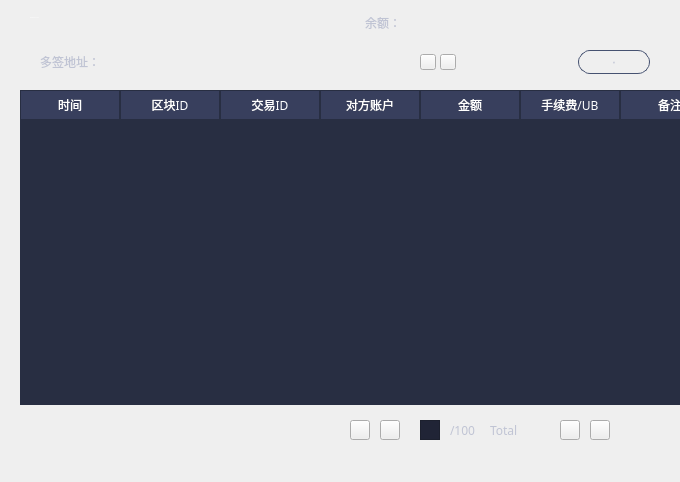
<?xml version="1.0" encoding="UTF-8"?>
<ui version="4.0">
 <class>MultiSigTransactionPage</class>
 <widget class="QWidget" name="MultiSigTransactionPage">
  <property name="geometry">
   <rect>
    <x>0</x>
    <y>0</y>
    <width>680</width>
    <height>482</height>
   </rect>
  </property>
  <property name="windowTitle">
   <string>Form</string>
  </property>
  <widget class="QLabel" name="balanceLabel">
   <property name="geometry">
    <rect>
     <x>410</x>
     <y>10</y>
     <width>271</width>
     <height>30</height>
    </rect>
   </property>
   <property name="font">
    <font>
     <family>微软雅黑</family>
     <pointsize>14</pointsize>
    </font>
   </property>
   <property name="styleSheet">
    <string notr="true"/>
   </property>
   <property name="text">
    <string/>
   </property>
   <property name="alignment">
    <set>Qt::AlignLeading|Qt::AlignLeft|Qt::AlignVCenter</set>
   </property>
  </widget>
  <widget class="QToolButton" name="qrcodeBtn">
   <property name="geometry">
    <rect>
     <x>440</x>
     <y>54</y>
     <width>16</width>
     <height>16</height>
    </rect>
   </property>
   <property name="font">
    <font>
     <family>微软雅黑</family>
    </font>
   </property>
   <property name="cursor">
    <cursorShape>PointingHandCursor</cursorShape>
   </property>
   <property name="focusPolicy">
    <enum>Qt::NoFocus</enum>
   </property>
   <property name="text">
    <string/>
   </property>
  </widget>
  <widget class="QLabel" name="label">
   <property name="geometry">
    <rect>
     <x>20</x>
     <y>50</y>
     <width>80</width>
     <height>24</height>
    </rect>
   </property>
   <property name="font">
    <font>
     <family>微软雅黑</family>
    </font>
   </property>
   <property name="styleSheet">
    <string notr="true">color: rgb(192,196,212);</string>
   </property>
   <property name="text">
    <string>多签地址：</string>
   </property>
   <property name="alignment">
    <set>Qt::AlignRight|Qt::AlignTrailing|Qt::AlignVCenter</set>
   </property>
  </widget>
  <widget class="QLabel" name="label_16">
   <property name="geometry">
    <rect>
     <x>341</x>
     <y>11</y>
     <width>60</width>
     <height>24</height>
    </rect>
   </property>
   <property name="font">
    <font>
     <family>微软雅黑</family>
    </font>
   </property>
   <property name="styleSheet">
    <string notr="true">color: rgb(192, 196, 212);</string>
   </property>
   <property name="text">
    <string>余额：</string>
   </property>
   <property name="alignment">
    <set>Qt::AlignRight|Qt::AlignTrailing|Qt::AlignVCenter</set>
   </property>
  </widget>
  <widget class="QToolButton" name="copyBtn">
   <property name="geometry">
    <rect>
     <x>420</x>
     <y>54</y>
     <width>16</width>
     <height>16</height>
    </rect>
   </property>
   <property name="font">
    <font>
     <family>微软雅黑</family>
    </font>
   </property>
   <property name="cursor">
    <cursorShape>PointingHandCursor</cursorShape>
   </property>
   <property name="focusPolicy">
    <enum>Qt::NoFocus</enum>
   </property>
   <property name="text">
    <string/>
   </property>
  </widget>
  <widget class="QLabel" name="initLabel">
   <property name="geometry">
    <rect>
     <x>280</x>
     <y>290</y>
     <width>401</width>
     <height>51</height>
    </rect>
   </property>
   <property name="font">
    <font>
     <family>微软雅黑</family>
     <pointsize>12</pointsize>
    </font>
   </property>
   <property name="styleSheet">
    <string notr="true">color: rgb(178, 178, 178);</string>
   </property>
   <property name="text">
    <string>没有查询到交易记录</string>
   </property>
   <property name="alignment">
    <set>Qt::AlignCenter</set>
   </property>
  </widget>
  <widget class="QTableWidget" name="transactionsTableWidget">
   <property name="geometry">
    <rect>
     <x>20</x>
     <y>90</y>
     <width>660</width>
     <height>315</height>
    </rect>
   </property>
   <property name="styleSheet">
    <string notr="true">QTableWidget{border: none;background-color: rgb(40, 46, 66);}
QHeaderView{background-color:rgb(40,46,66);min-height:30;color:white;}
QHeaderView::section{background-color: rgb(56,63,93);border: 1px solid rgb(40,46,66);
font: 12px &quot;微软雅黑&quot;;}
</string>
   </property>
   <property name="verticalScrollBarPolicy">
    <enum>Qt::ScrollBarAsNeeded</enum>
   </property>
   <property name="horizontalScrollBarPolicy">
    <enum>Qt::ScrollBarAlwaysOff</enum>
   </property>
   <property name="sizeAdjustPolicy">
    <enum>QAbstractScrollArea::AdjustToContents</enum>
   </property>
   <property name="autoScroll">
    <bool>false</bool>
   </property>
   <property name="editTriggers">
    <set>QAbstractItemView::NoEditTriggers</set>
   </property>
   <property name="tabKeyNavigation">
    <bool>false</bool>
   </property>
   <property name="showDropIndicator" stdset="0">
    <bool>false</bool>
   </property>
   <property name="dragDropOverwriteMode">
    <bool>false</bool>
   </property>
   <property name="showGrid">
    <bool>false</bool>
   </property>
   <attribute name="horizontalHeaderVisible">
    <bool>true</bool>
   </attribute>
   <attribute name="horizontalHeaderCascadingSectionResizes">
    <bool>false</bool>
   </attribute>
   <attribute name="verticalHeaderVisible">
    <bool>false</bool>
   </attribute>
   <attribute name="verticalHeaderCascadingSectionResizes">
    <bool>true</bool>
   </attribute>
   <column>
    <property name="text">
     <string>时间</string>
    </property>
    <property name="font">
     <font>
      <family>微软雅黑</family>
     </font>
    </property>
    <property name="textAlignment">
     <set>AlignCenter</set>
    </property>
   </column>
   <column>
    <property name="text">
     <string>区块ID</string>
    </property>
    <property name="font">
     <font>
      <family>微软雅黑</family>
     </font>
    </property>
    <property name="textAlignment">
     <set>AlignCenter</set>
    </property>
   </column>
   <column>
    <property name="text">
     <string>交易ID</string>
    </property>
    <property name="font">
     <font>
      <family>微软雅黑</family>
     </font>
    </property>
    <property name="textAlignment">
     <set>AlignCenter</set>
    </property>
   </column>
   <column>
    <property name="text">
     <string>对方账户</string>
    </property>
    <property name="font">
     <font>
      <family>微软雅黑</family>
     </font>
    </property>
    <property name="textAlignment">
     <set>AlignCenter</set>
    </property>
   </column>
   <column>
    <property name="text">
     <string>金额</string>
    </property>
    <property name="font">
     <font>
      <family>微软雅黑</family>
     </font>
    </property>
    <property name="textAlignment">
     <set>AlignCenter</set>
    </property>
   </column>
   <column>
    <property name="text">
     <string>手续费/UB</string>
    </property>
    <property name="font">
     <font>
      <family>微软雅黑</family>
     </font>
    </property>
    <property name="textAlignment">
     <set>AlignCenter</set>
    </property>
   </column>
   <column>
    <property name="text">
     <string>备注</string>
    </property>
    <property name="font">
     <font>
      <family>微软雅黑</family>
     </font>
    </property>
    <property name="textAlignment">
     <set>AlignCenter</set>
    </property>
   </column>
  </widget>
  <widget class="QComboBox" name="multiSigAddressComboBox">
   <property name="geometry">
    <rect>
     <x>110</x>
     <y>50</y>
     <width>300</width>
     <height>24</height>
    </rect>
   </property>
   <property name="font">
    <font>
     <family>微软雅黑</family>
     <weight>50</weight>
     <bold>false</bold>
    </font>
   </property>
   <property name="focusPolicy">
    <enum>Qt::NoFocus</enum>
   </property>
   <property name="styleSheet">
    <string notr="true">QComboBox{background:transparent;border:none;color: rgb(192, 196, 212);padding-left: 5px;}
QComboBox::drop-down {background:transparent;border:none;}
QComboBox::down-arrow {image: url(:/ui/wallet_ui/downArrow.png);}
QComboBox::down-arrow:on {image: url(:/ui/wallet_ui/downArrow_on.png);}
QComboBox QAbstractItemView {outline: 0px;}
QComboBox QAbstractItemView::item { min-height: 30px;color:rgb(192,196,212);selection-color: white;background-color: rgb(48,52,72);selection-background-color: rgb(44,48,67);}
QComboBox QAbstractItemView::item:hover {color: white;background-color: rgb(44,48,67);}
</string>
   </property>
  </widget>
  <widget class="QToolButton" name="backBtn">
   <property name="geometry">
    <rect>
     <x>578</x>
     <y>50</y>
     <width>72</width>
     <height>24</height>
    </rect>
   </property>
   <property name="font">
    <font>
     <family>微软雅黑</family>
     <pointsize>-1</pointsize>
     <weight>50</weight>
     <italic>false</italic>
     <bold>false</bold>
    </font>
   </property>
   <property name="cursor">
    <cursorShape>PointingHandCursor</cursorShape>
   </property>
   <property name="focusPolicy">
    <enum>Qt::NoFocus</enum>
   </property>
   <property name="styleSheet">
    <string notr="true">QToolButton{color:rgb(192,196,212);border:1px solid  rgb(70,82,113);border-radius:12px;
background-color: transparent;
font: 12px &quot;微软雅黑&quot;;}
QToolButton:hover{color:white;border-color:rgb(24,140,249);background-color:rgb(24,140,249);}</string>
   </property>
   <property name="text">
    <string>返回</string>
   </property>
  </widget>
  <widget class="QToolButton" name="lastPageBtn">
   <property name="geometry">
    <rect>
     <x>590</x>
     <y>420</y>
     <width>20</width>
     <height>20</height>
    </rect>
   </property>
   <property name="font">
    <font>
     <family>微软雅黑</family>
    </font>
   </property>
   <property name="cursor">
    <cursorShape>PointingHandCursor</cursorShape>
   </property>
   <property name="focusPolicy">
    <enum>Qt::NoFocus</enum>
   </property>
   <property name="styleSheet">
    <string notr="true"/>
   </property>
   <property name="text">
    <string/>
   </property>
  </widget>
  <widget class="QToolButton" name="prePageBtn">
   <property name="geometry">
    <rect>
     <x>380</x>
     <y>420</y>
     <width>20</width>
     <height>20</height>
    </rect>
   </property>
   <property name="font">
    <font>
     <family>微软雅黑</family>
    </font>
   </property>
   <property name="cursor">
    <cursorShape>PointingHandCursor</cursorShape>
   </property>
   <property name="focusPolicy">
    <enum>Qt::NoFocus</enum>
   </property>
   <property name="styleSheet">
    <string notr="true"/>
   </property>
   <property name="text">
    <string/>
   </property>
  </widget>
  <widget class="QLabel" name="numberLabel">
   <property name="geometry">
    <rect>
     <x>490</x>
     <y>420</y>
     <width>70</width>
     <height>20</height>
    </rect>
   </property>
   <property name="font">
    <font>
     <family>微软雅黑</family>
    </font>
   </property>
   <property name="styleSheet">
    <string notr="true">color: rgb(192, 196, 212);</string>
   </property>
   <property name="text">
    <string>Total</string>
   </property>
  </widget>
  <widget class="QToolButton" name="nextPageBtn">
   <property name="geometry">
    <rect>
     <x>560</x>
     <y>420</y>
     <width>20</width>
     <height>20</height>
    </rect>
   </property>
   <property name="font">
    <font>
     <family>微软雅黑</family>
    </font>
   </property>
   <property name="cursor">
    <cursorShape>PointingHandCursor</cursorShape>
   </property>
   <property name="focusPolicy">
    <enum>Qt::NoFocus</enum>
   </property>
   <property name="styleSheet">
    <string notr="true"/>
   </property>
   <property name="text">
    <string/>
   </property>
  </widget>
  <widget class="QToolButton" name="firstPageBtn">
   <property name="geometry">
    <rect>
     <x>350</x>
     <y>420</y>
     <width>20</width>
     <height>20</height>
    </rect>
   </property>
   <property name="font">
    <font>
     <family>微软雅黑</family>
    </font>
   </property>
   <property name="cursor">
    <cursorShape>PointingHandCursor</cursorShape>
   </property>
   <property name="focusPolicy">
    <enum>Qt::NoFocus</enum>
   </property>
   <property name="styleSheet">
    <string notr="true"/>
   </property>
   <property name="text">
    <string/>
   </property>
  </widget>
  <widget class="QLineEdit" name="pageLineEdit">
   <property name="geometry">
    <rect>
     <x>420</x>
     <y>420</y>
     <width>20</width>
     <height>20</height>
    </rect>
   </property>
   <property name="styleSheet">
    <string notr="true">QLineEdit{background-color: rgb(32,36,54);color: rgb(192, 196, 212);border:1px solid rgb(28, 32, 46);padding: 0px 0px 0px 0px;}
QLineEdit:focus{border:1px solid rgb(93,107,144);}</string>
   </property>
   <property name="text">
    <string/>
   </property>
   <property name="alignment">
    <set>Qt::AlignCenter</set>
   </property>
  </widget>
  <widget class="QLabel" name="pageLabel">
   <property name="geometry">
    <rect>
     <x>450</x>
     <y>420</y>
     <width>40</width>
     <height>20</height>
    </rect>
   </property>
   <property name="font">
    <font>
     <family>微软雅黑</family>
    </font>
   </property>
   <property name="styleSheet">
    <string notr="true">color: rgb(192, 196, 212);</string>
   </property>
   <property name="text">
    <string>/100</string>
   </property>
   <property name="alignment">
    <set>Qt::AlignLeading|Qt::AlignLeft|Qt::AlignVCenter</set>
   </property>
  </widget>
  <widget class="QLabel" name="contactLabel">
   <property name="geometry">
    <rect>
     <x>30</x>
     <y>5</y>
     <width>200</width>
     <height>24</height>
    </rect>
   </property>
   <property name="font">
    <font>
     <family>微软雅黑</family>
     <pointsize>-1</pointsize>
     <weight>50</weight>
     <italic>false</italic>
     <bold>false</bold>
    </font>
   </property>
   <property name="styleSheet">
    <string notr="true">color: white;
font: 18px &quot;微软雅黑&quot;;</string>
   </property>
   <property name="text">
    <string>Transaction Record</string>
   </property>
  </widget>
 </widget>
 <resources/>
 <connections/>
</ui>
